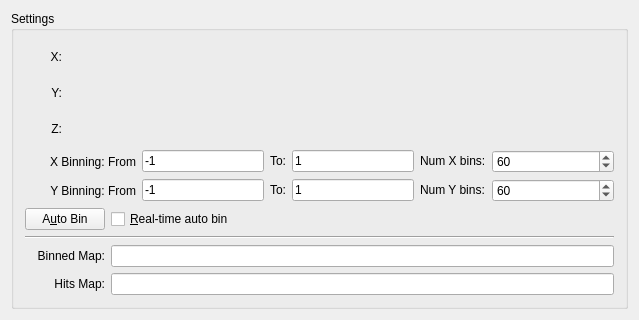
<?xml version="1.0" encoding="UTF-8"?>
<ui version="4.0">
 <class>BinnedMapDialogWidget</class>
 <widget class="QWidget" name="BinnedMapDialogWidget">
  <property name="geometry">
   <rect>
    <x>0</x>
    <y>0</y>
    <width>639</width>
    <height>320</height>
   </rect>
  </property>
  <property name="windowTitle">
   <string>Form1</string>
  </property>
  <layout class="QGridLayout">
   <item row="0" column="0">
    <widget class="Q3GroupBox" name="groupBox1">
     <property name="title">
      <string>Settings</string>
     </property>
     <layout class="QGridLayout">
      <item row="1" column="0">
       <widget class="QLabel" name="textLabel1_2">
        <property name="text">
         <string>Y:</string>
        </property>
        <property name="alignment">
         <set>Qt::AlignRight|Qt::AlignTrailing|Qt::AlignVCenter</set>
        </property>
        <property name="wordWrap">
         <bool>false</bool>
        </property>
       </widget>
      </item>
      <item row="2" column="0">
       <widget class="QLabel" name="textLabel1_3">
        <property name="text">
         <string>Z:</string>
        </property>
        <property name="alignment">
         <set>Qt::AlignRight|Qt::AlignTrailing|Qt::AlignVCenter</set>
        </property>
        <property name="wordWrap">
         <bool>false</bool>
        </property>
       </widget>
      </item>
      <item row="2" column="1" colspan="7">
       <widget class="VectorSelector" name="_Z" native="true"/>
      </item>
      <item row="1" column="1" colspan="7">
       <widget class="VectorSelector" name="_Y" native="true"/>
      </item>
      <item row="0" column="1" colspan="7">
       <widget class="VectorSelector" name="_X" native="true"/>
      </item>
      <item row="0" column="0">
       <widget class="QLabel" name="textLabel1">
        <property name="text">
         <string>X:</string>
        </property>
        <property name="alignment">
         <set>Qt::AlignRight|Qt::AlignTrailing|Qt::AlignVCenter</set>
        </property>
        <property name="wordWrap">
         <bool>false</bool>
        </property>
       </widget>
      </item>
      <item row="6" column="0" colspan="8">
       <widget class="Line" name="line1">
        <property name="frameShape">
         <enum>QFrame::HLine</enum>
        </property>
        <property name="frameShadow">
         <enum>QFrame::Sunken</enum>
        </property>
       </widget>
      </item>
      <item row="8" column="0" colspan="2">
       <widget class="QLabel" name="textLabel4_2">
        <property name="text">
         <string>Hits Map:</string>
        </property>
        <property name="alignment">
         <set>Qt::AlignRight|Qt::AlignTrailing|Qt::AlignVCenter</set>
        </property>
        <property name="wordWrap">
         <bool>false</bool>
        </property>
       </widget>
      </item>
      <item row="3" column="0" colspan="3">
       <widget class="QLabel" name="textLabel3">
        <property name="text">
         <string>X Binning: From</string>
        </property>
        <property name="alignment">
         <set>Qt::AlignRight|Qt::AlignTrailing|Qt::AlignVCenter</set>
        </property>
        <property name="wordWrap">
         <bool>false</bool>
        </property>
       </widget>
      </item>
      <item row="3" column="3">
       <widget class="QLineEdit" name="_Xmin">
        <property name="sizePolicy">
         <sizepolicy hsizetype="Expanding" vsizetype="Fixed">
          <horstretch>0</horstretch>
          <verstretch>0</verstretch>
         </sizepolicy>
        </property>
        <property name="whatsThis">
         <string>The lower limit of the lowest bin.  Values below this limit will not be counted in any bin.</string>
        </property>
        <property name="text">
         <string>-1</string>
        </property>
       </widget>
      </item>
      <item row="3" column="4">
       <widget class="QLabel" name="TextLabel4_5_2_2">
        <property name="sizePolicy">
         <sizepolicy hsizetype="Fixed" vsizetype="Fixed">
          <horstretch>0</horstretch>
          <verstretch>0</verstretch>
         </sizepolicy>
        </property>
        <property name="text">
         <string>To:</string>
        </property>
        <property name="wordWrap">
         <bool>false</bool>
        </property>
        <property name="buddy">
         <cstring>Max</cstring>
        </property>
       </widget>
      </item>
      <item row="3" column="5">
       <widget class="QLineEdit" name="_Xmax">
        <property name="sizePolicy">
         <sizepolicy hsizetype="Expanding" vsizetype="Fixed">
          <horstretch>0</horstretch>
          <verstretch>0</verstretch>
         </sizepolicy>
        </property>
        <property name="whatsThis">
         <string>The lower limit of the lowest bin.  Values below this limit will not be counted in any bin.</string>
        </property>
        <property name="text">
         <string>1</string>
        </property>
       </widget>
      </item>
      <item row="3" column="6">
       <widget class="QLabel" name="TextLabel5_2_2">
        <property name="sizePolicy">
         <sizepolicy hsizetype="Fixed" vsizetype="Fixed">
          <horstretch>0</horstretch>
          <verstretch>0</verstretch>
         </sizepolicy>
        </property>
        <property name="text">
         <string>Num X bins:</string>
        </property>
        <property name="wordWrap">
         <bool>false</bool>
        </property>
        <property name="buddy">
         <cstring>N</cstring>
        </property>
       </widget>
      </item>
      <item row="3" column="7">
       <widget class="QSpinBox" name="_Xn">
        <property name="sizePolicy">
         <sizepolicy hsizetype="Expanding" vsizetype="Fixed">
          <horstretch>0</horstretch>
          <verstretch>0</verstretch>
         </sizepolicy>
        </property>
        <property name="whatsThis">
         <string>The number of bins in the Histogram.</string>
        </property>
        <property name="maximum">
         <number>1000000</number>
        </property>
        <property name="singleStep">
         <number>5</number>
        </property>
        <property name="value">
         <number>60</number>
        </property>
       </widget>
      </item>
      <item row="4" column="0" colspan="3">
       <widget class="QLabel" name="textLabel3_2">
        <property name="text">
         <string>Y Binning: From</string>
        </property>
        <property name="alignment">
         <set>Qt::AlignRight|Qt::AlignTrailing|Qt::AlignVCenter</set>
        </property>
        <property name="wordWrap">
         <bool>false</bool>
        </property>
       </widget>
      </item>
      <item row="4" column="3">
       <widget class="QLineEdit" name="_Ymin">
        <property name="sizePolicy">
         <sizepolicy hsizetype="Expanding" vsizetype="Fixed">
          <horstretch>0</horstretch>
          <verstretch>0</verstretch>
         </sizepolicy>
        </property>
        <property name="whatsThis">
         <string>The lower limit of the lowest bin.  Values below this limit will not be counted in any bin.</string>
        </property>
        <property name="text">
         <string>-1</string>
        </property>
       </widget>
      </item>
      <item row="4" column="4">
       <widget class="QLabel" name="TextLabel4_5_2_2_2">
        <property name="sizePolicy">
         <sizepolicy hsizetype="Fixed" vsizetype="Fixed">
          <horstretch>0</horstretch>
          <verstretch>0</verstretch>
         </sizepolicy>
        </property>
        <property name="text">
         <string>To:</string>
        </property>
        <property name="wordWrap">
         <bool>false</bool>
        </property>
        <property name="buddy">
         <cstring>Max</cstring>
        </property>
       </widget>
      </item>
      <item row="4" column="5">
       <widget class="QLineEdit" name="_Ymax">
        <property name="sizePolicy">
         <sizepolicy hsizetype="Expanding" vsizetype="Fixed">
          <horstretch>0</horstretch>
          <verstretch>0</verstretch>
         </sizepolicy>
        </property>
        <property name="whatsThis">
         <string>The lower limit of the lowest bin.  Values below this limit will not be counted in any bin.</string>
        </property>
        <property name="text">
         <string>1</string>
        </property>
       </widget>
      </item>
      <item row="4" column="6">
       <widget class="QLabel" name="TextLabel5_2_2_2">
        <property name="sizePolicy">
         <sizepolicy hsizetype="Fixed" vsizetype="Fixed">
          <horstretch>0</horstretch>
          <verstretch>0</verstretch>
         </sizepolicy>
        </property>
        <property name="text">
         <string>Num Y bins:</string>
        </property>
        <property name="wordWrap">
         <bool>false</bool>
        </property>
        <property name="buddy">
         <cstring>N</cstring>
        </property>
       </widget>
      </item>
      <item row="4" column="7">
       <widget class="QSpinBox" name="_Yn">
        <property name="sizePolicy">
         <sizepolicy hsizetype="Expanding" vsizetype="Fixed">
          <horstretch>0</horstretch>
          <verstretch>0</verstretch>
         </sizepolicy>
        </property>
        <property name="whatsThis">
         <string>The number of bins in the Histogram.</string>
        </property>
        <property name="maximum">
         <number>1000000</number>
        </property>
        <property name="singleStep">
         <number>5</number>
        </property>
        <property name="value">
         <number>60</number>
        </property>
       </widget>
      </item>
      <item row="5" column="0" colspan="2">
       <widget class="QPushButton" name="_AutoBin">
        <property name="sizePolicy">
         <sizepolicy hsizetype="Fixed" vsizetype="Fixed">
          <horstretch>0</horstretch>
          <verstretch>0</verstretch>
         </sizepolicy>
        </property>
        <property name="whatsThis">
         <string>Set the upper and lower limits, and the number of bins to a reasonable default.</string>
        </property>
        <property name="text">
         <string>A&amp;uto Bin</string>
        </property>
        <property name="shortcut">
         <string>Alt+U</string>
        </property>
       </widget>
      </item>
      <item row="5" column="2" colspan="4">
       <widget class="QCheckBox" name="_realTimeAutoBin">
        <property name="text">
         <string>&amp;Real-time auto bin</string>
        </property>
        <property name="shortcut">
         <string>Alt+R</string>
        </property>
       </widget>
      </item>
      <item row="7" column="2" colspan="6">
       <widget class="QLineEdit" name="_binnedMap"/>
      </item>
      <item row="8" column="2" colspan="6">
       <widget class="QLineEdit" name="_hitsMap"/>
      </item>
      <item row="7" column="0" colspan="2">
       <widget class="QLabel" name="textLabel4">
        <property name="text">
         <string>Binned Map:</string>
        </property>
        <property name="alignment">
         <set>Qt::AlignRight|Qt::AlignTrailing|Qt::AlignVCenter</set>
        </property>
        <property name="wordWrap">
         <bool>false</bool>
        </property>
       </widget>
      </item>
     </layout>
    </widget>
   </item>
  </layout>
 </widget>
 <layoutdefault spacing="6" margin="11"/>
 <pixmapfunction>qPixmapFromMimeSource</pixmapfunction>
 <customwidgets>
  <customwidget>
   <class>Q3GroupBox</class>
   <extends>QGroupBox</extends>
   <header>Qt3Support/Q3GroupBox</header>
   <container>1</container>
  </customwidget>
  <customwidget>
   <class>VectorSelector</class>
   <extends>QWidget</extends>
   <header>vectorselector.h</header>
  </customwidget>
 </customwidgets>
 <includes>
  <include location="local">kstcombobox.h</include>
  <include location="local">kstcombobox.h</include>
  <include location="local">kstcombobox.h</include>
 </includes>
 <resources/>
 <connections/>
</ui>
